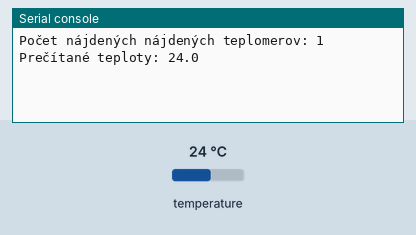
The program below on a simulated MicroPython board. Shown: the last lines printed to the serial console. The test bench sets the inputs (shaded band); at power-on: temperature 24 °C.

Above: at 1.2 s.
1.3 s: temperature set to 12 °C
At 2.1 s:
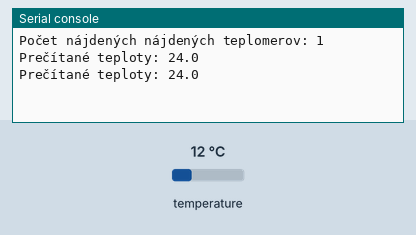
2.8 s: temperature set to 19 °C
At 3.7 s:
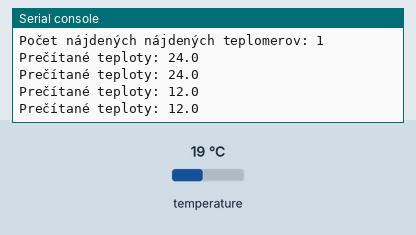
Timing chart, 0 to 5.8 s (numbered marks = the images above; inputs shaded):
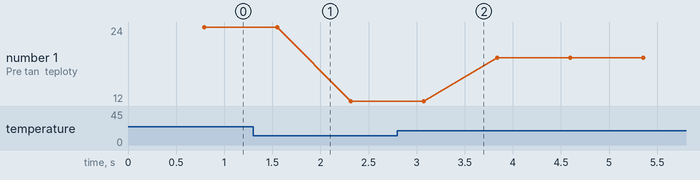

Measured:
- plotted number 1: 24 → 12 after the input at 1.3 s, 12 → 19 after the input at 2.8 s

The program:

temperature.py
```python
from onewire import OneWire
from machine import Pin
from ds18x20 import DS18X20
from time import sleep

one_wire_pin = DS18X20(OneWire(Pin(2)))

# Získame adresy všetkých teplomer pripojených k pinu (funkcia vracia list)
ds18b20_zariadenia = one_wire_pin.scan()
print("Počet nájdených nájdených teplomerov:", len(ds18b20_zariadenia))

while True:
   # Inicializuje sa citanie teploty
   one_wire_pin.convert_temp()
   # musíme počkať aspoň 750 ms
   sleep(.75)

   print('Prečítané teploty:', end=' ')

   for adresa in ds18b20_zariadenia:
      print(one_wire_pin.read_temp(adresa), end = ' ')
   print()
```
